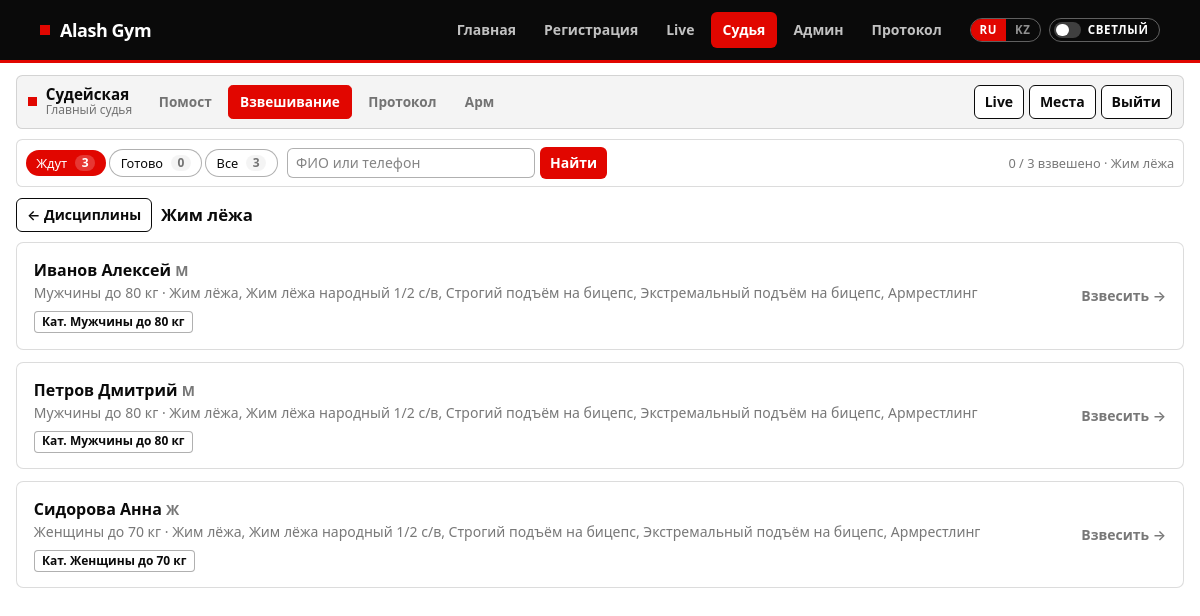
Page /judge/weigh-in?filter=pending&discipline=1 (signed in) on the committed database.
### tables this page shows
CREATE TABLE disciplines (
  id INT UNSIGNED AUTO_INCREMENT PRIMARY KEY,
  code VARCHAR(50) NOT NULL UNIQUE,
  name_ru VARCHAR(150) NOT NULL,
  sort_order TINYINT UNSIGNED NOT NULL DEFAULT 0,
   
  scoring_type ENUM('weight', 'reps', 'arm') NOT NULL DEFAULT 'weight',
  attempts_allowed TINYINT UNSIGNED NOT NULL DEFAULT 3
);

CREATE TABLE participants (
  id INT UNSIGNED AUTO_INCREMENT PRIMARY KEY,
  full_name VARCHAR(150) NOT NULL,
  phone VARCHAR(30) DEFAULT NULL,
  body_weight DECIMAL(6,2) NULL DEFAULT NULL COMMENT 'Собственный вес, кг (взвешивание на месте)',
  gender ENUM('M', 'F') NOT NULL DEFAULT 'M',
  birth_year YEAR DEFAULT NULL,
  age_group VARCHAR(50) DEFAULT NULL COMMENT 'Возрастная группа',
   
  status ENUM('pending', 'approved', 'rejected') NOT NULL DEFAULT 'pending',
  status_note VARCHAR(255) DEFAULT NULL COMMENT 'комментарий админа',
  reviewed_at TIMESTAMP NULL DEFAULT NULL,
  weighed_at TIMESTAMP NULL DEFAULT NULL COMMENT 'официальное взвешивание',
  weigh_note TEXT NULL COMMENT 'заметки судьи на весах',
  weight_category VARCHAR(80) NULL COMMENT 'категория по собственному весу',
  lot_number INT UNSIGNED NULL COMMENT 'жребий',
  created_at TIMESTAMP DEFAULT CURRENT_TIMESTAMP
);

### app/Views/judge/weigh_in.php (the view, shortened to what the rows shown need)
<?php
$filter = $filter ?? 'pending';
$q = $q ?? '';
$discipline = $discipline ?? null;
$disciplineId = (int) ($discipline['id'] ?? 0);
$counts = $counts ?? ['all' => 0, 'pending' => 0, 'done' => 0];
$disciplines = $disciplines ?? [];
$participants = $participants ?? [];
$hasDiscipline = $disciplineId > 0;
$showPeople = $hasDiscipline || $q !== '';
$tabs = [
    'pending' => 'Ждут',
    'done'    => 'Готово',
    'all'     => 'Все',
];
$weighQuery = static function (array $extra = []) use ($filter, $q, $disciplineId): string {
    $params = array_merge([
        'filter'     => $filter,
        'discipline' => $disciplineId > 0 ? $disciplineId : '',
        'q'          => $q,
    ], $extra);
    $parts = [];
    foreach ($params as $key => $value) {
        if ($value === null || $value === '' || $value === 0 || $value === '0') {
            continue;
        }
        $parts[] = urlencode((string) $key) . '=' . urlencode((string) $value);
    }
    return $parts ? '?' . implode('&', $parts) : '';
};
require __DIR__ . '/nav.php';
?>
<section class="judge-shell">
  <div class="judge-toolbar">
    <ul class="judge-tabs" aria-label="Фильтр взвешивания">
      <?php foreach ($tabs as $key => $label): ?>
        <?php
          $href = $base . '/judge/weigh-in' . $weighQuery(['filter' => $key]);
          $cnt = (int) ($counts[$key] ?? 0);
          $on = $filter === $key;
        ?>
        <li>
          <a class="pill <?= $on ? 'pill-on' : 'pill-off' ?>"
             href="<?= htmlspecialchars($href) ?>"
             <?= $on ? 'aria-current="page"' : '' ?>>
            <?= htmlspecialchars($label) ?>
            <span class="pill-count <?= $on ? 'bg-white/20 text-white' : 'bg-wash text-muted' ?>"><?= $cnt ?></span>
          </a>
        </li>
      <?php endforeach; ?>
    </ul>
    <form method="get" action="<?= htmlspecialchars($base) ?>/judge/weigh-in" class="judge-search" role="search">
      <input class="field field-sm min-w-0 flex-1" id="q" name="q" value="<?= htmlspecialchars($q) ?>"
             placeholder="ФИО или телефон" autocomplete="off">
      <button class="btn-primary-sm" type="submit">Найти</button>
    </form>
    <p class="judge-toolbar-hint">
      <?= (int) $counts['done'] ?> / <?= (int) $counts['all'] ?> взвешено
      <?php if ($hasDiscipline): ?>
        · <?= htmlspecialchars($discipline['name_ru']) ?>
      <?php endif; ?>
    </p>
  </div>
  <?php if (!$showPeople): ?>
    <p class="judge-lead">Выберите дисциплину</p>
    <div class="weigh-cat-grid">
      <?php foreach ($disciplines as $d): ?>
        <?php
          $did = (int) $d['id'];
          $cnt = (int) $d['count'];
          $href = $base . '/judge/weigh-in' . $weighQuery(['discipline' => $did, 'q' => '']);
          $empty = $cnt === 0;
        ?>
        <a class="weigh-cat-card<?= $empty ? ' is-empty' : '' ?>" href="<?= htmlspecialchars($href) ?>">
          <span class="weigh-cat-name"><?= htmlspecialchars($d['name_ru']) ?></span>
          <span class="weigh-cat-count">
            <?php if ($filter === 'pending'): ?>
              <?= $cnt ?> ждут
            <?php elseif ($filter === 'done'): ?>
              <?= $cnt ?> готово
            <?php else: ?>
              <?= $cnt ?>
              <span class="weigh-cat-count-sub">
                · <?= (int) $d['pending'] ?> ждут · <?= (int) $d['done'] ?> ок
              </span>
            <?php endif; ?>
          </span>
          <span class="weigh-card-cta">Открыть →</span>
        </a>
      <?php endforeach; ?>
    </div>
  <?php else: ?>
    <div class="judge-crumb">
      <a class="btn-secondary-sm"
         href="<?= htmlspecialchars($base . '/judge/weigh-in' . $weighQuery(['discipline' => '', 'q' => $q])) ?>">
        ← Дисциплины
      </a>
      <?php if ($hasDiscipline): ?>
        <h2 class="judge-crumb-title"><?= htmlspecialchars($discipline['name_ru']) ?></h2>
      <?php elseif ($q !== ''): ?>
        <h2 class="judge-crumb-title">Поиск: «<?= htmlspecialchars($q) ?>»</h2>
      <?php endif; ?>
    </div>
    <?php if (empty($participants)): ?>
      <div class="judge-empty panel">
        <p class="judge-empty-title">
          <?php if ($q !== ''): ?>
            Никого не найдено
          <?php elseif ($filter === 'pending'): ?>
            Все уже взвешены
          <?php elseif ($filter === 'done'): ?>
            Пока никто не взвешен
          <?php else: ?>
            Нет участников
          <?php endif; ?>
        </p>
      </div>
    <?php else: ?>
      <div class="weigh-list">
        <?php foreach ($participants as $p): ?>
          <?php
            $pid = (int) $p['id'];
            $done = !empty($p['weighed_at']);
            $hasBw = $p['body_weight'] !== null && (float) $p['body_weight'] > 0;
            $bw = $hasBw ? number_format((float) $p['body_weight'], 2, '.', '') : '';
            $cardHref = $base . '/judge/weigh-in/' . $pid . $weighQuery();
            $genderLabel = ($p['gender'] ?? '') === 'F' ? 'Ж' : 'М';
            $weightCat = \App\Models\Participant::weighCategoryLabel($p);
          ?>
          <a class="weigh-card<?= $done ? ' is-done' : '' ?>" href="<?= htmlspecialchars($cardHref) ?>">
            <div class="weigh-card-main">
              <div>
                <h3 class="weigh-name">
                  <?= htmlspecialchars($p['full_name']) ?>
                  <span class="weigh-card-gender"><?= $genderLabel ?></span>
                </h3>
                <p class="weigh-meta">
                  <?= htmlspecialchars($weightCat) ?>
                  <?php if (!empty($p['disciplines'])): ?>
                    · <?= htmlspecialchars($p['disciplines']) ?>
                  <?php endif; ?>
                </p>
                <?php if ($done): ?>
                  <span class="badge-status badge-status--approved mt-2">
                    <?= $bw !== '' ? $bw . ' кг · ' : '' ?><?= htmlspecialchars(date('H:i', strtotime($p['weighed_at']))) ?>
                  </span>
                <?php else: ?>
                  <span class="badge-status badge-status--pending mt-2">
                    Кат. <?= htmlspecialchars($weightCat) ?>
                  </span>
                <?php endif; ?>
              </div>
              <span class="weigh-card-cta"><?= $done ? 'Изменить' : 'Взвесить' ?> →</span>
            </div>
          </a>
        <?php endforeach; ?>
      </div>
    <?php endif; ?>
  <?php endif; ?>
</section>

### app/Core/Router.php (shortened to what the rows shown need)
<?php
class Router
{
    private array $routes = [];
    public function get(string $path, array $handler): void
    {
        $this->routes['GET'][] = $this->compile($path, $handler);
    }
    public function post(string $path, array $handler): void
    {
        $this->routes['POST'][] = $this->compile($path, $handler);
    }
    public function dispatch(string $method, string $uri): void
    {
        $path = parse_url($uri, PHP_URL_PATH) ?: '/';
        $path = $this->normalize($path);
        foreach ($this->routes[$method] ?? [] as $route) {
            if (!preg_match($route['pattern'], $path, $matches)) {
                continue;
            }
            $params = [];
            [$class, $action] = $route['handler'];
            $controller = new $class();
            $controller->$action(...array_values($params));
            return;
        }
    }
    private function compile(string $path, array $handler): array
    {
        $path = $this->normalize($path);
        $keys = [];
        $pattern = preg_replace_callback('/\{([a-zA-Z_][a-zA-Z0-9_]*)\}/', function ($m) use (&$keys) {
            $keys[] = $m[1];
            return '(?P<' . $m[1] . '>[^/]+)';
        }, $path);
        $pattern = '#^' . $pattern . '$#';
        return [
            'pattern' => $pattern,
            'keys'    => $keys,
            'handler' => $handler,
        ];
    }
    private function normalize(string $path): string
    {
        $path = '/' . trim($path, '/');
        return $path === '/' ? '/' : rtrim($path, '/');
    }
}

### rows in the picture
disciplines: name_ru "Жим лёжа"
participants: full_name "Иванов Алексей", gender "М", weightCat "Мужчины до 80 кг", disciplines "Жим лёжа, Жим лёжа народный 1/2 с/в, Строгий подъём на бицепс, Экстремальный подъём на бицепс, Армрестлинг", shows "Взвесить"
participants: full_name "Петров Дмитрий", gender "М", weightCat "Мужчины до 80 кг", disciplines "Жим лёжа, Жим лёжа народный 1/2 с/в, Строгий подъём на бицепс, Экстремальный подъём на бицепс, Армрестлинг", shows "Взвесить"
participants: full_name "Сидорова Анна", gender "Ж", weightCat "Женщины до 70 кг", disciplines "Жим лёжа, Жим лёжа народный 1/2 с/в, Строгий подъём на бицепс, Экстремальный подъём на бицепс, Армрестлинг", shows "Взвесить"

### other values in the picture
$label "Главная"
$label "Регистрация"
$label "Live"
$label "Судья"
$label "Админ"
$label "Протокол"
$t('theme.light') "СВЕТЛЫЙ"
$label "Помост"
$label "Взвешивание"
$label "Арм"
$label "Ждут"
$cnt "3"
$label "Готово"
$cnt "0"
$label "Все"
